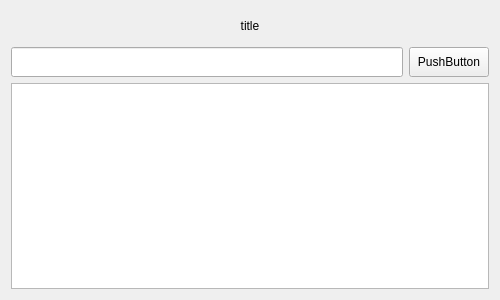
<?xml version="1.0" encoding="UTF-8"?>
<ui version="4.0">
 <class>win_chooser</class>
 <widget class="QWidget" name="win_chooser">
  <property name="windowModality">
   <enum>Qt::WindowModal</enum>
  </property>
  <property name="geometry">
   <rect>
    <x>0</x>
    <y>0</y>
    <width>500</width>
    <height>300</height>
   </rect>
  </property>
  <property name="windowTitle">
   <string>Form</string>
  </property>
  <layout class="QVBoxLayout" name="verticalLayout">
   <item>
    <widget class="QLabel" name="label_title">
     <property name="minimumSize">
      <size>
       <width>0</width>
       <height>30</height>
      </size>
     </property>
     <property name="text">
      <string>title</string>
     </property>
     <property name="alignment">
      <set>Qt::AlignCenter</set>
     </property>
    </widget>
   </item>
   <item>
    <layout class="QHBoxLayout" name="horizontalLayout">
     <item>
      <widget class="QLineEdit" name="lineEdit_filename">
       <property name="minimumSize">
        <size>
         <width>0</width>
         <height>30</height>
        </size>
       </property>
      </widget>
     </item>
     <item>
      <widget class="QPushButton" name="pushButton_action">
       <property name="minimumSize">
        <size>
         <width>0</width>
         <height>30</height>
        </size>
       </property>
       <property name="text">
        <string>PushButton</string>
       </property>
      </widget>
     </item>
    </layout>
   </item>
   <item>
    <widget class="QListWidget" name="listWidget_filename"/>
   </item>
  </layout>
 </widget>
 <resources/>
 <connections/>
</ui>
